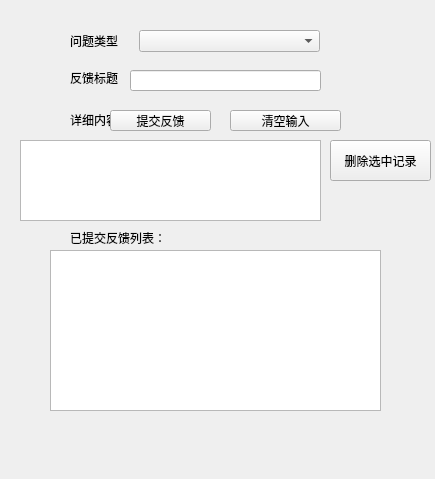
<?xml version="1.0" encoding="UTF-8"?>
<ui version="4.0">
 <class>CampusFeedback</class>
 <widget class="QWidget" name="CampusFeedback">
  <property name="geometry">
   <rect>
    <x>0</x>
    <y>0</y>
    <width>435</width>
    <height>479</height>
   </rect>
  </property>
  <property name="windowTitle">
   <string>Form</string>
  </property>
  <widget class="QLabel" name="lblType">
   <property name="geometry">
    <rect>
     <x>70</x>
     <y>30</y>
     <width>111</width>
     <height>21</height>
    </rect>
   </property>
   <property name="text">
    <string>问题类型</string>
   </property>
  </widget>
  <widget class="QComboBox" name="cbxType">
   <property name="geometry">
    <rect>
     <x>139</x>
     <y>30</y>
     <width>181</width>
     <height>22</height>
    </rect>
   </property>
  </widget>
  <widget class="QLabel" name="lblTitle">
   <property name="geometry">
    <rect>
     <x>70</x>
     <y>70</y>
     <width>81</width>
     <height>16</height>
    </rect>
   </property>
   <property name="text">
    <string>反馈标题</string>
   </property>
  </widget>
  <widget class="QLineEdit" name="leTitle">
   <property name="geometry">
    <rect>
     <x>130</x>
     <y>70</y>
     <width>191</width>
     <height>21</height>
    </rect>
   </property>
  </widget>
  <widget class="QLabel" name="lblContent">
   <property name="geometry">
    <rect>
     <x>70</x>
     <y>110</y>
     <width>161</width>
     <height>20</height>
    </rect>
   </property>
   <property name="text">
    <string>详细内容：</string>
   </property>
  </widget>
  <widget class="QTextEdit" name="teContent">
   <property name="geometry">
    <rect>
     <x>20</x>
     <y>140</y>
     <width>301</width>
     <height>81</height>
    </rect>
   </property>
  </widget>
  <widget class="QPushButton" name="btnAdd">
   <property name="geometry">
    <rect>
     <x>110</x>
     <y>110</y>
     <width>101</width>
     <height>21</height>
    </rect>
   </property>
   <property name="text">
    <string>提交反馈</string>
   </property>
  </widget>
  <widget class="QPushButton" name="btnClear">
   <property name="geometry">
    <rect>
     <x>230</x>
     <y>110</y>
     <width>111</width>
     <height>21</height>
    </rect>
   </property>
   <property name="text">
    <string>清空输入</string>
   </property>
  </widget>
  <widget class="QListWidget" name="lwFeedbackList">
   <property name="geometry">
    <rect>
     <x>50</x>
     <y>250</y>
     <width>331</width>
     <height>161</height>
    </rect>
   </property>
  </widget>
  <widget class="QLabel" name="lblList">
   <property name="geometry">
    <rect>
     <x>70</x>
     <y>230</y>
     <width>131</width>
     <height>16</height>
    </rect>
   </property>
   <property name="text">
    <string>已提交反馈列表：</string>
   </property>
  </widget>
  <widget class="QPushButton" name="btnDelete">
   <property name="geometry">
    <rect>
     <x>330</x>
     <y>140</y>
     <width>101</width>
     <height>41</height>
    </rect>
   </property>
   <property name="text">
    <string>删除选中记录</string>
   </property>
  </widget>
 </widget>
 <resources/>
 <connections/>
</ui>
